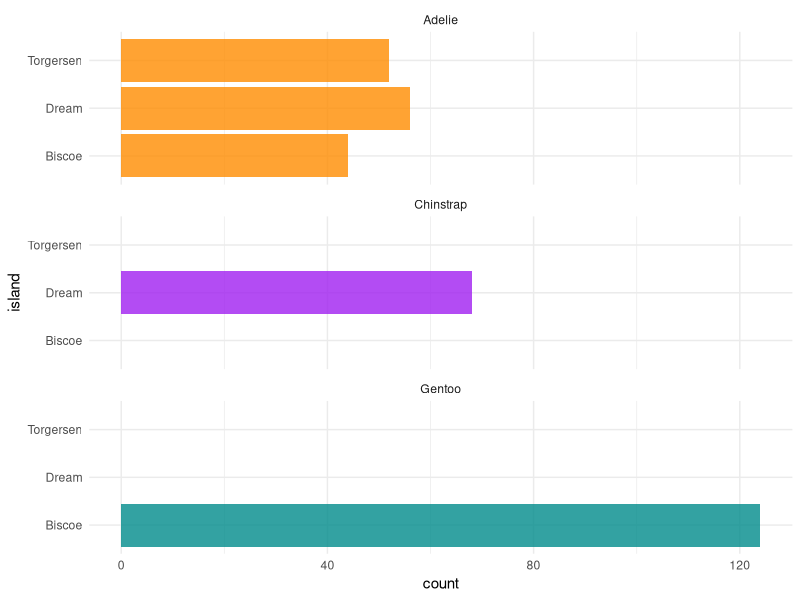
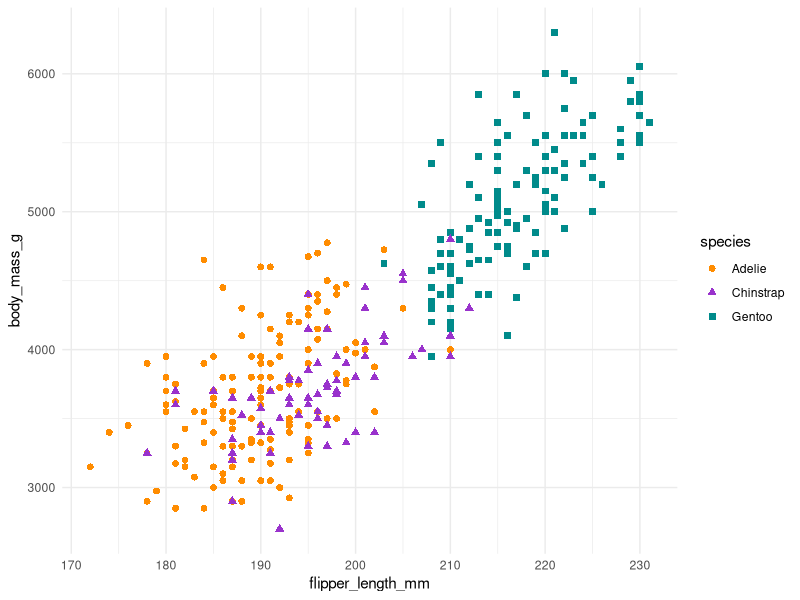
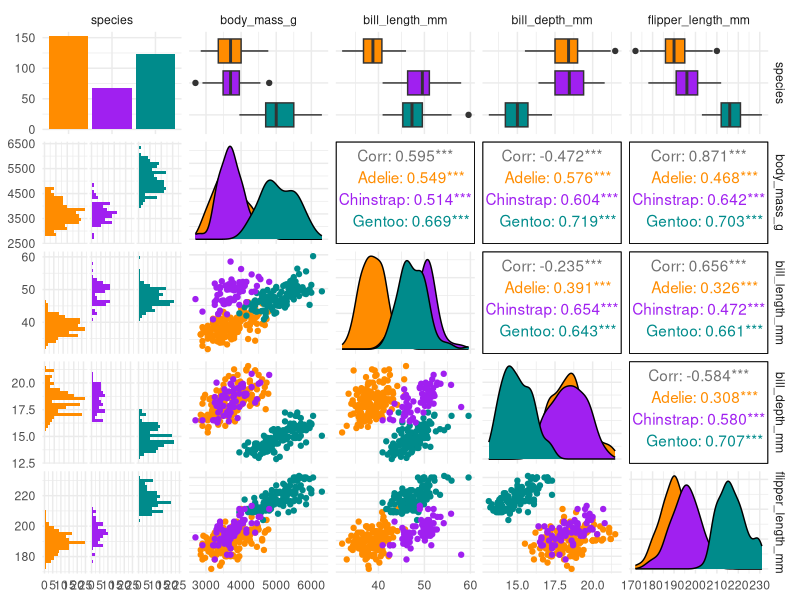

These figures' R source, in order:

#first small script
library(palmerpenguins)
library(dplyr)
library(ggplot2)
theme_set(theme_minimal())

## Count penguins for each species / island
num_penguins <- ggplot(penguins, aes(x = island, fill = species)) +
  geom_bar(alpha = 0.8) +
  scale_fill_manual(values = c("darkorange","purple","cyan4"), 
                    guide = FALSE) +
  theme_minimal() +
  facet_wrap(~species, ncol = 1) +
  coord_flip()
num_penguins

## Scatterplot: penguin flipper length versus body mass
scatterplot_penguins <- ggplot(data = penguins, aes(x = flipper_length_mm, y = body_mass_g)) +
  geom_point(aes(color = species, 
                 shape = species),
             size = 2) +
  scale_color_manual(values = c("darkorange","darkorchid","cyan4")) 
scatterplot_penguins

## fun plot new version
penguins %>%
  select(species, body_mass_g, ends_with("_mm")) %>% 
  GGally::ggpairs(aes(color = species)) +
  scale_colour_manual(values = c("darkorange","purple","cyan4")) +
  scale_fill_manual(values = c("darkorange","purple","cyan4"))

## is this in the branch??
##try 2